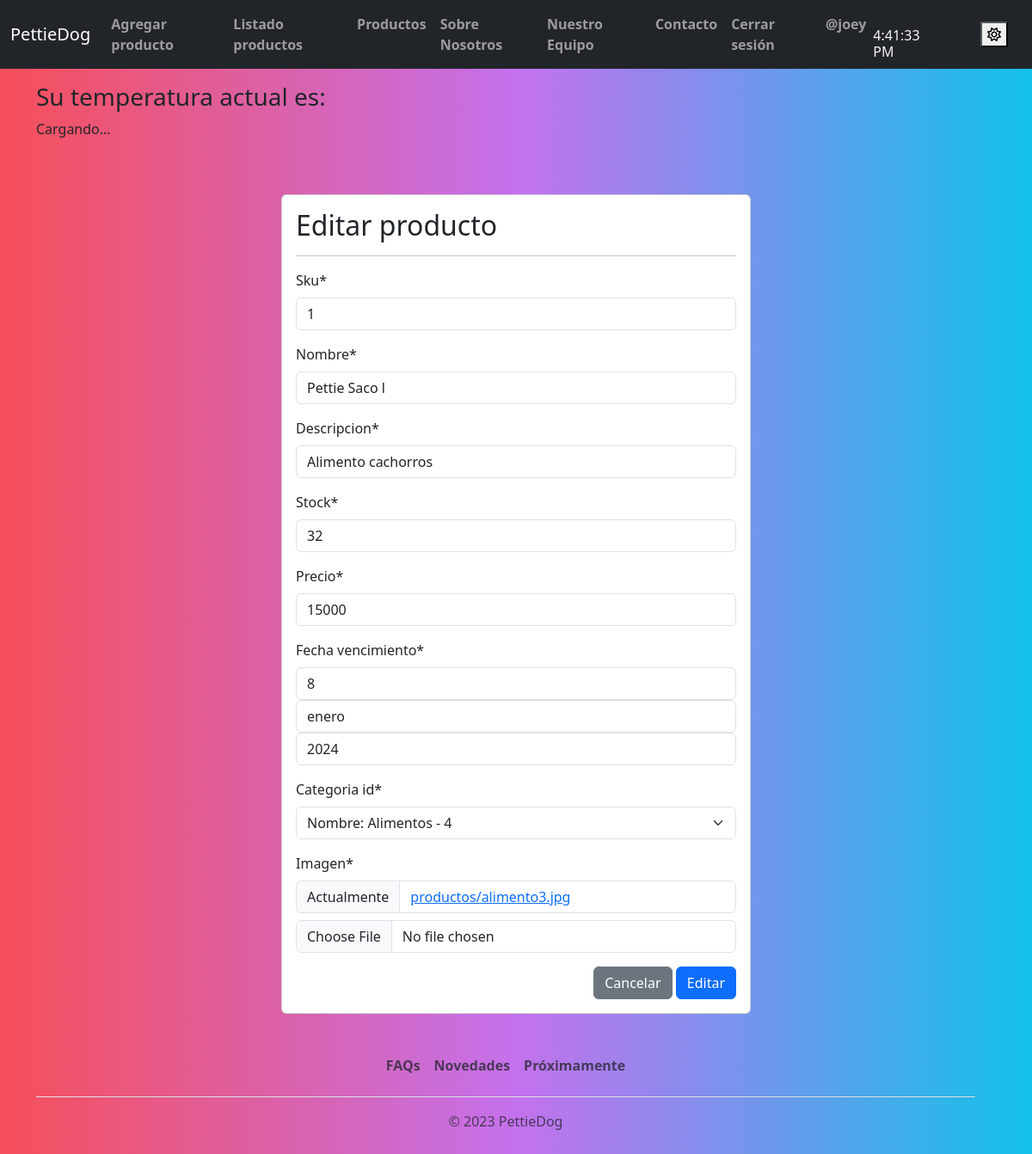
Page /modificar-producto/1/ (signed in) on the committed database.
### app/models.py (models this page shows, shortened)
class Producto(models.Model):
    sku = models.IntegerField(primary_key=True)
    nombre = models.CharField(max_length=100, null=False) #para que no sea opcional se deja en false
    descripcion = models.CharField(max_length=150, null=False)
    stock = models.IntegerField(null=False)
    precio = models.IntegerField(null=False)
    fecha_ingreso = models.DateField(auto_now_add=True)
    fecha_vencimiento = models.DateField(null=True) #cambiar a true!
    categoria_id = models.ForeignKey(Categoria, on_delete=models.PROTECT)
    imagen = models.ImageField(upload_to="productos", null=True)

class Categoria(models.Model):
    categoria_id = models.AutoField(primary_key=True) #autofiel deja como numerico y va agregando a la secuencia
    nombre = models.CharField(max_length=50, null=False)
    def __str__(self):
        txt = "Nombre: {0} - {1}"
        return txt.format(self.nombre, self.categoria_id) #Esto se hace para cambiar el nombre en la base de datos

### app/views.py (the view, shortened to what this page needs)
# urls.py: path('modificar-producto/<sku>/', modificar_producto, name="modificar_producto"),
@permission_required('app.change_producto') #El usuario debe tener permisos de modificar productos si quiere realizar esta accion , de lo contrario no podrá.
def modificar_producto(request, sku):
    producto = get_object_or_404(Producto, sku=sku) #cual será el modelo y condicion, en este caso buscará el id que pongamos en la url
    data = {
        'form': ProductoForm(instance=producto) #la instancia será el producto que se busque en la base de datos
    }
    return render(request, 'app/producto/modificar.html', data)

### app/forms.py
class ProductoForm(forms.ModelForm):
    nombre = forms.CharField(min_length=3, max_length=50)
    precio = forms.IntegerField(min_value=1, max_value=1500000)
    class Meta:
        model = Producto
        fields = '__all__'
        widgets = {
            "fecha_vencimiento":forms.SelectDateWidget()
        }

### app/carro/context_processor.py (called while the page is built)
def importe_total_carro(request):
    total = 0
    for key, value in request.session.get("carro", {}).items():
        total += float(value["precio"])
    return {"importe_total_carro": total}

### app/templates/app/producto/modificar.html (shortened to what this page needs)
{% extends 'app/base.html' %}
{% block body %}
{% load crispy_forms_tags %}
<br><br>
        <div class="row">
            <div class="col-12 col-md-6 offset-md-3">
                    <div class="card">
                        <div class="card-body">
                            <h2>Editar producto</h2>
                            <hr>
                            <form action="" method="post" enctype="multipart/form-data">
                                {{ form | crispy }}
                                <div class="d-flex justify-content-end">
                                    <input type="reset" value="Cancelar" class="btn btn-secondary">
                                    <input type="submit" value="Editar" class="btn btn-primary">
                                </div>
                            </form>
                    </div>
                </div>
{% endblock %}

### app/templates/app/base.html (shortened to what this page needs)
<!DOCTYPE html>
<html lang="en">
<head>
    <link href="https://cdn.jsdelivr.net/npm/bootstrap@5.3.0-alpha3/dist/css/bootstrap.min.css" rel="stylesheet"
>
    <link rel="stylesheet" href="https://cdnjs.cloudflare.com/ajax/libs/animate.css/4.1.1/animate.min.css" />
    {% load static %}
    <link rel="stylesheet" href="{% static 'app/css/styles.css' %}">
</head>
<body data-bs-theme="light" id="body">
    <nav class="navbar navbar-expand-lg navbar-dark bg-dark">
        <div class="container-fluid">
            <a class="navbar-brand" href="{% url 'home' %}">PettieDog</a>
            <div class="collapse navbar-collapse" id="navbarNav">
                <ul class="navbar-nav">
                    {% if perms.app.add_producto %}
                    <li class="nav-item">
                        <a class="nav-link" href="{% url 'agregar_producto' %}">Agregar producto</a>
                    </li>
                    {% endif %}
                    {% if perms.app.view_producto %}
                    <li class="nav-item">
                        <a class="nav-link" href="{% url 'listar_productos' %}">Listado productos</a>
                    </li>
                    {% endif %}
                    <li class="nav-item">
                        <a class="nav-link" href="{% url 'productos' %}">Productos</a>
                    </li>
                    <li class="nav-item">
                        <a class="nav-link" href="{% url 'nosotros' %}">Sobre Nosotros</a>
                    </li>
                    <li class="nav-item">
                        <a class="nav-link" href="{% url 'equipo' %}">Nuestro Equipo</a>
                    </li>
                    <li class="nav-item">
                        <a class="nav-link" href="{% url 'contacto' %}">Contacto</a>
                    </li>
                    {% if user.is_authenticated %}
                    <li>
                        <a class="nav-link" href="{% url 'logout' %}">Cerrar sesión</a>
                    </li>
                    <li>
                        <a class="nav-link" href="#">@{{ user.username }}</a>
                    </li>
                    {% endif %}
                </ul>
            </div>
             <div id="app">
                <div class="container-clock">
                  <h1 id="time">00:00:00</h1>
                </div>
              </div>
            <div class="modos" id="modos">
                <button onclick="cambiarTema()" class="switchClaro" id="switchClaro">
                    <i id="switchClarinete" class="fa-regular fa-sun"></i>
                </button>
            </div>
        </div>
    </nav>
    <div class="container mt-3" id="clima">
        <div class="weather-widget">
            <h3>Su temperatura actual es:</h3>
            <p id="temperatura-actual">Cargando...</p>
        </div>
    </div>
    <div class="container my-3">
        {% block body %}
        {% endblock %}
    </div>
    <div class="row">
        <footer class="py-3 my-4">
            <ul class="nav justify-content-center border-bottom pb-3 mb-3">
                <li class="nav-item"><a href="#!" class="nav-link px-2 text-muted">FAQs</a></li>
                <li class="nav-item"><a href="#!" class="nav-link px-2 text-muted">Novedades</a></li>
                <li class="nav-item"><a href="#!" class="nav-link px-2 text-muted">Próximamente</a></li>
            </ul>
            <p class="text-center text-muted">© <span id="currentYear"></span> PettieDog</p>
        </footer>
    </div>
</body>
</html>

### app/static/app/css/styles.css (style rules this page uses)
#body { background: #12c2e9; background: -webkit-linear-gradient(to right, #f64f59, #c471ed, #12c2e9); background: linear-gradient(to right, #f64f59, #c471ed, #12c2e9); }
.nav-link { font-weight: 600; }
#time { color: whitesmoke; height: 0.5em; font-size: 1em; display: flex; }
#app { display: flex; padding-right: 3em; }
#modos { padding-right: 1em; }

### rows in the picture
Producto: sku "1", nombre "Pettie Saco l", descripcion "Alimento cachorros", stock "32", precio "15000"
Categoria: categoria_id "Nombre: Alimentos - 4"

### other values in the picture
{{ user.username }} "joey"
